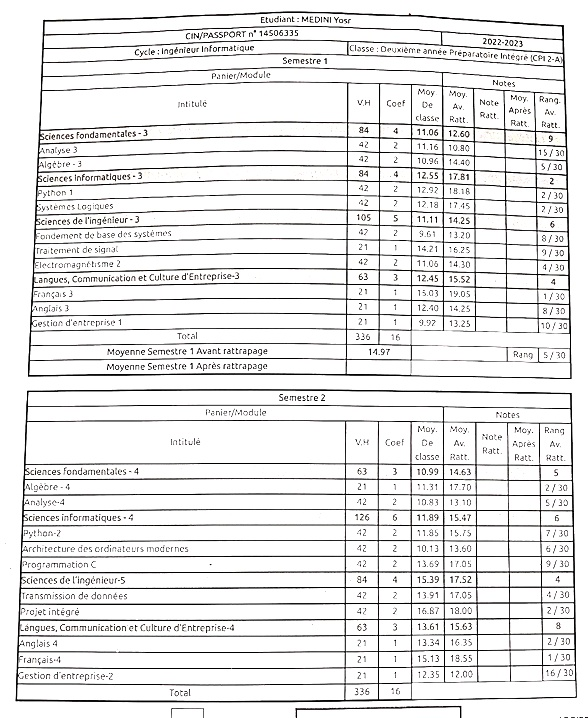
#> input picture ocr_app/variants/page_0_bright.jpg, 588 x 718 px
$ python -i ocr.py   (imports and definitions only)   (older library calls are emulated)
#> lines starting #> are read from the running program, lines starting #| are printed output that depends on the picture
from paddleocr import PaddleOCR
from PIL import Image, ImageEnhance, ImageFilter
import numpy as np
import os
import cv2


# === Noise metrics ===
def estimate_noise(img):
    """Estimate overall noise variance."""
    if len(img.shape) == 3:
        img = cv2.cvtColor(img, cv2.COLOR_BGR2GRAY)
    _, stddev = cv2.meanStdDev(img)
    return stddev[0][0] ** 2


def laplacian_var(img):
    """Measure sharpness (low = blur, high = noise/edges)."""
    gray = cv2.cvtColor(img, cv2.COLOR_BGR2GRAY) if len(img.shape) == 3 else img
    return cv2.Laplacian(gray, cv2.CV_64F).var()


def salt_pepper_ratio(img):
    """Detect salt & pepper noise percentage."""
    gray = cv2.cvtColor(img, cv2.COLOR_BGR2GRAY)
    median = cv2.medianBlur(gray, 3)
    diff = cv2.absdiff(gray, median)
    threshold = diff > 30
    ratio = np.sum(threshold) / (gray.shape[0] * gray.shape[1])
    return ratio


def signal_to_noise(img):
    """Signal-to-noise ratio (higher is better)."""
    mean = np.mean(img)
    std = np.std(img)
    return 0 if std == 0 else mean / std


# === Adaptive Preprocessing ===
def adaptive_preprocess(image_path, save_dir):
#> called with image_path = 'variants/page_0_bright.jpg', save_dir = 'out.png'
    img = cv2.imread(image_path)
#> img is the input picture: shape (718, 588, 3); mean B, G, R 231.2, 231.2, 231.5
    noise_var = estimate_noise(img)
#> in estimate_noise, `_, stddev = cv2.meanStdDev(img)`: stddev = [61.93]
#> noise_var = 3835.7
    lap_var = laplacian_var(img)
#> lap_var = 22880.4
    sp_ratio = salt_pepper_ratio(img)
#> in salt_pepper_ratio, `median = cv2.medianBlur(gray, 3)`:
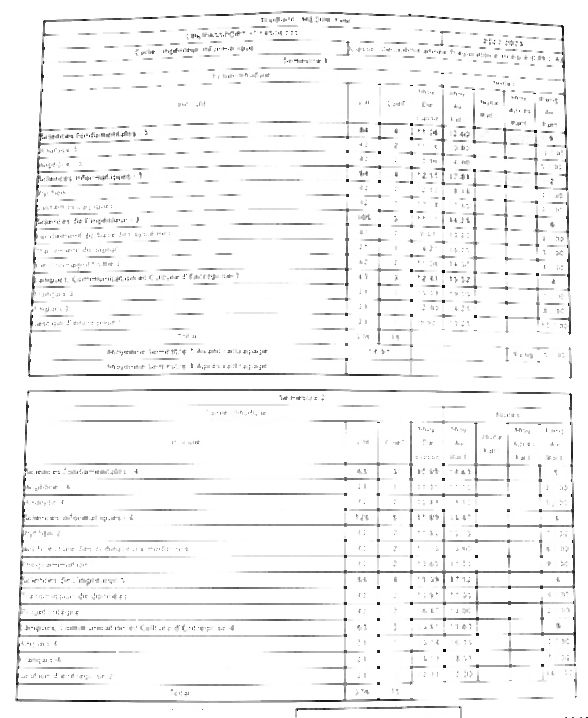
#> median: shape (718, 588); min 1, max 255, mean 244.5
#> in salt_pepper_ratio, `diff = cv2.absdiff(gray, median)`:
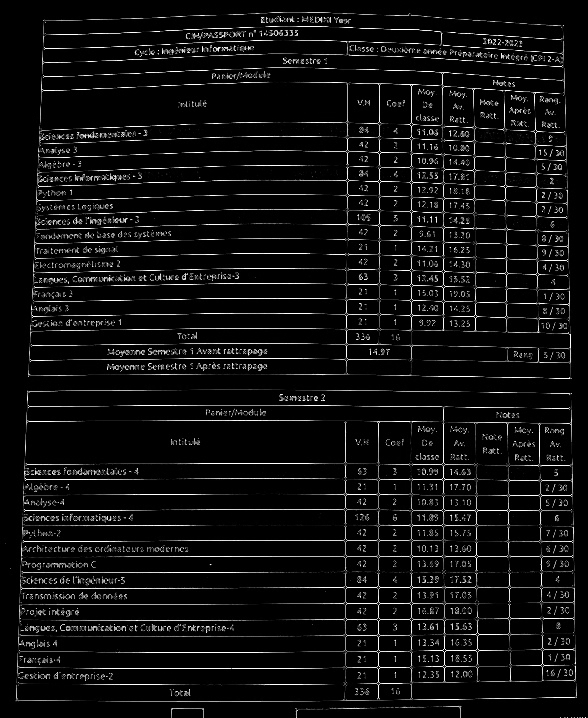
#> diff: shape (718, 588); min 0, max 255, mean 15.9
#> in salt_pepper_ratio, `threshold = diff > 30`:
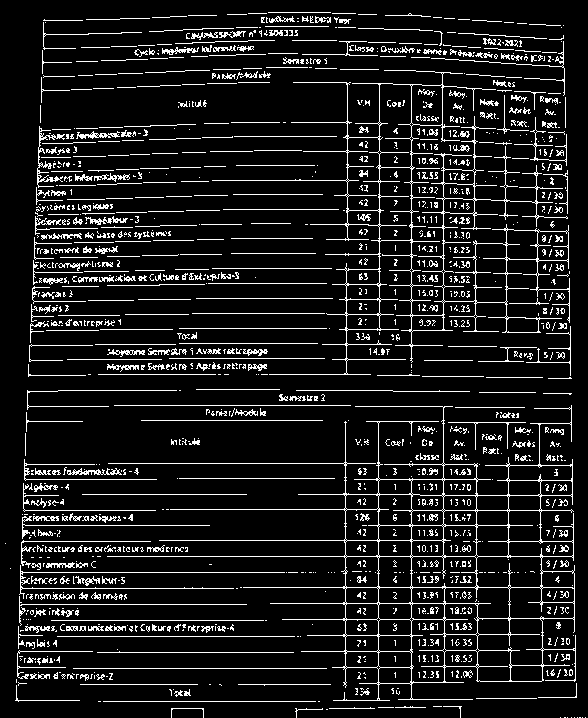
#> threshold: shape (718, 588) bool; 10.5% white in thin lines or dots
#> in salt_pepper_ratio, `ratio = np.sum(threshold) / (gray.shape[0] * gray.shape[1])`: ratio = 0.105
#> sp_ratio = 0.105
    snr = signal_to_noise(img)
#> in signal_to_noise, `mean = np.mean(img)`: mean = 231.3
#> in signal_to_noise, `std = np.std(img)`: std = 61.95
#> snr = 3.73

    print(f"📊 Noise Report for {os.path.basename(image_path)}:")
    print(f"   • Noise Variance: {noise_var:.2f}")
#|    • Noise Variance: 3835.66
    print(f"   • Laplacian Var : {lap_var:.2f}")
#|    • Laplacian Var : 22880.45
    print(f"   • S&P Ratio     : {sp_ratio:.4f}")
#|    • S&P Ratio     : 0.1052
    print(f"   • SNR           : {snr:.2f}")
#|    • SNR           : 3.73

    # --- Determine preprocessing strategy ---
    if noise_var > 1500:
        print("⚠️ Extreme Gaussian noise → Applying bilateral filter")
        processed = cv2.bilateralFilter(img, d=9, sigmaColor=75, sigmaSpace=75)

    elif noise_var > 600 or snr < 14:
        print("🧹 Detected Gaussian-like noise → Applying Non-local Means + light sharpening")
        denoised = cv2.fastNlMeansDenoisingColored(img, None, 12, 12, 7, 21)
        sharpen_kernel = np.array([[0, -1, 0],
                                [-1, 5, -1],
                                [0, -1, 0]])
        processed = cv2.filter2D(denoised, -1, sharpen_kernel)

    elif sp_ratio > 0.005:
        print("⚫ Detected salt & pepper noise → Applying median blur + CLAHE")
        median = cv2.medianBlur(img, 3)
        gray = cv2.cvtColor(median, cv2.COLOR_BGR2GRAY)
        clahe = cv2.createCLAHE(clipLimit=2.5, tileGridSize=(8, 8))
        processed = clahe.apply(gray)

    elif lap_var < 80:
        print("💡 Detected blur → Applying unsharp mask")
        gray = cv2.cvtColor(img, cv2.COLOR_BGR2GRAY)
        blurred = cv2.GaussianBlur(gray, (9, 9), 10.0)
        processed = cv2.addWeighted(gray, 1.5, blurred, -0.5, 0)

    else:
        print("✅ Clean image → Light CLAHE enhancement")
        gray = cv2.cvtColor(img, cv2.COLOR_BGR2GRAY)
        clahe = cv2.createCLAHE(clipLimit=2.0, tileGridSize=(8,8))
        processed = clahe.apply(gray)


    # --- Convert and save processed image ---
    os.makedirs(save_dir, exist_ok=True)
    out_path = os.path.join(save_dir, os.path.basename(image_path))
    cv2.imwrite(out_path, processed)
    print(f"🖼️ Processed image saved to: {out_path}\n")

    # Convert to PIL for PaddleOCR
    pil_image = Image.fromarray(processed)
    return pil_image


# === Setup paths ===
base_dir = os.path.dirname(__file__)
variants_folder = os.path.join(base_dir, "variants")
output_folder = os.path.join(base_dir, "ocr_results")
processed_folder = os.path.join(base_dir, "processed")
# [2 lines not run here, left out]

# === Initialize PaddleOCR ===
# [1 line that did not run here, left out]

# === Process all variants ===
# [27 lines not run here, left out]

>>> result = adaptive_preprocess('variants/page_0_bright.jpg', 'out.png')
